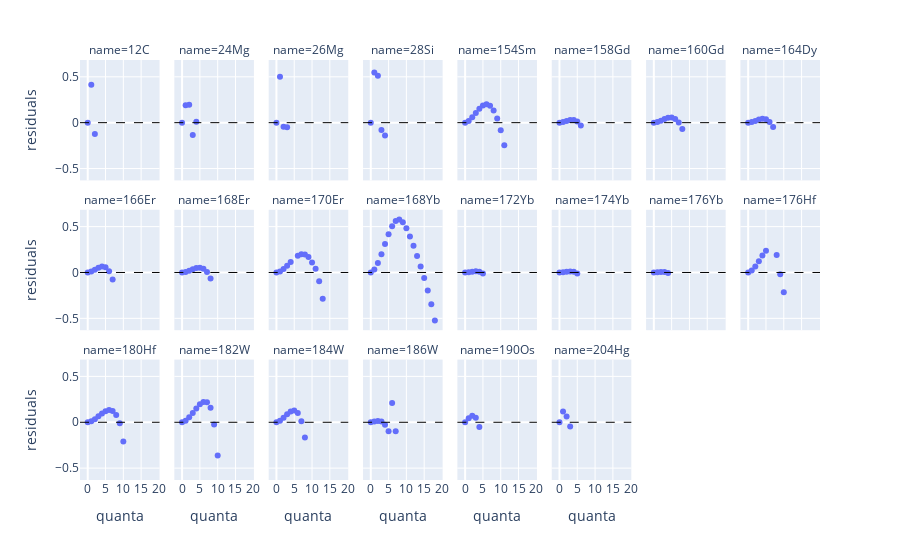

Notebook code cell kept with this figure:
### Code cell
residuals_df = best_osc_merged.copy()
residuals_df = residuals_df.reset_index()
residuals_df["name"] = residuals_df["a"].astype(str) + residuals_df["symbol"]
residuals_df["residuals"] = residuals_df["energy"] - residuals_df["energy_pred"]

best_residuals = get_best_r2(residuals_df, 0.99)

fig = px.scatter(best_residuals, x="quanta", y="residuals", facet_col="name", facet_col_wrap=8)
fig.add_hline(y=0, line_width=1, line_dash="dash", line_color="black")
fig.show()

### Figure 1 — Plotly figure (JSON) as saved in the notebook; plotly's stock layout.template omitted (floating-point values rounded to 4 significant figures)
{"data": [{"hovertemplate": "name=12C<br>quanta=%{x}<br>residuals=%{y}<extra></extra>", "legendgroup": "", "marker": {"color": "#636efa", "symbol": "circle"}, "mode": "markers", "name": "", "orientation": "v", "showlegend": false, "type": "scatter", "x": [0, 1, 2], "xaxis": "x17", "y": [0, 0.4127, -0.1238], "yaxis": "y17"}, {"hovertemplate": "name=24Mg<br>quanta=%{x}<br>residuals=%{y}<extra></extra>", "legendgroup": "", "marker": {"color": "#636efa", "symbol": "circle"}, "mode": "markers", "name": "", "orientation": "v", "showlegend": false, "type": "scatter", "x": [0, 1, 2, 3, 4], "xaxis": "x18", "y": [0, 0.1903, 0.1948, -0.1356, 0.009143], "yaxis": "y18"}, {"hovertemplate": "name=26Mg<br>quanta=%{x}<br>residuals=%{y}<extra></extra>", "legendgroup": "", "marker": {"color": "#636efa", "symbol": "circle"}, "mode": "markers", "name": "", "orientation": "v", "showlegend": false, "type": "scatter", "x": [0, 1, 2, 3], "xaxis": "x19", "y": [0, 0.4999, -0.04384, -0.05054], "yaxis": "y19"}, {"hovertemplate": "name=28Si<br>quanta=%{x}<br>residuals=%{y}<extra></extra>", "legendgroup": "", "marker": {"color": "#636efa", "symbol": "circle"}, "mode": "markers", "name": "", "orientation": "v", "showlegend": false, "type": "scatter", "x": [0, 1, 2, 3, 4], "xaxis": "x20", "y": [0, 0.547, 0.5113, -0.0803, -0.1408], "yaxis": "y20"}, {"hovertemplate": "name=154Sm<br>quanta=%{x}<br>residuals=%{y}<extra></extra>", "legendgroup": "", "marker": {"color": "#636efa", "symbol": "circle"}, "mode": "markers", "name": "", "orientation": "v", "showlegend": false, "type": "scatter", "x": [0, 1, 2, 3, 4, 5, 6, 7, 8, 9, 10, 11], "xaxis": "x21", "y": [0, 0.01945, 0.05837, 0.1064, 0.1523, 0.1865, 0.2, 0.1843, 0.1333, 0.04483, -0.08172, -0.2459], "yaxis": "y21"}, {"hovertemplate": "name=158Gd<br>quanta=%{x}<br>residuals=%{y}<extra></extra>", "legendgroup": "", "marker": {"color": "#636efa", "symbol": "circle"}, "mode": "markers", "name": "", "orientation": "v", "showlegend": false, "type": "scatter", "x": [0, 1, 2, 3, 4, 5, 6], "xaxis": "x22", "y": [0, 0.006558, 0.01827, 0.02833, 0.02864, 0.01196, -0.03187], "yaxis": "y22"}, {"hovertemplate": "name=160Gd<br>quanta=%{x}<br>residuals=%{y}<extra></extra>", "legendgroup": "", "marker": {"color": "#636efa", "symbol": "circle"}, "mode": "markers", "name": "", "orientation": "v", "showlegend": false, "type": "scatter", "x": [0, 1, 2, 3, 4, 5, 6, 7, 8], "xaxis": "x23", "y": [0, 0.007359, 0.02215, 0.03948, 0.05375, 0.05639, 0.04139, 0.001252, -0.06962], "yaxis": "y23"}, {"hovertemplate": "name=164Dy<br>quanta=%{x}<br>residuals=%{y}<extra></extra>", "legendgroup": "", "marker": {"color": "#636efa", "symbol": "circle"}, "mode": "markers", "name": "", "orientation": "v", "showlegend": false, "type": "scatter", "x": [0, 1, 2, 3, 4, 5, 6, 7], "xaxis": "x24", "y": [0, 0.006568, 0.01948, 0.03355, 0.04176, 0.03615, 0.008445, -0.04828], "yaxis": "y24"}, {"hovertemplate": "name=166Er<br>quanta=%{x}<br>residuals=%{y}<extra></extra>", "legendgroup": "", "marker": {"color": "#636efa", "symbol": "circle"}, "mode": "markers", "name": "", "orientation": "v", "showlegend": false, "type": "scatter", "x": [0, 1, 2, 3, 4, 5, 6, 7], "xaxis": "x9", "y": [0, 0.01011, 0.0301, 0.05219, 0.06561, 0.05765, 0.01441, -0.07699], "yaxis": "y9"}, {"hovertemplate": "name=168Er<br>quanta=%{x}<br>residuals=%{y}<extra></extra>", "legendgroup": "", "marker": {"color": "#636efa", "symbol": "circle"}, "mode": "markers", "name": "", "orientation": "v", "showlegend": false, "type": "scatter", "x": [0, 1, 2, 3, 4, 5, 6, 7, 8], "xaxis": "x10", "y": [0, 0.006436, 0.01953, 0.03517, 0.04789, 0.05175, 0.03974, 0.004025, -0.06651], "yaxis": "y10"}, {"hovertemplate": "name=170Er<br>quanta=%{x}<br>residuals=%{y}<extra></extra>", "legendgroup": "", "marker": {"color": "#636efa", "symbol": "circle"}, "mode": "markers", "name": "", "orientation": "v", "showlegend": false, "type": "scatter", "x": [0, 1, 2, 3, 4, 6, 7, 8, 9, 10, 11, 12, 13], "xaxis": "x11", "y": [0, 0.01177, 0.03739, 0.07291, 0.1131, 0.1812, 0.1983, 0.1963, 0.1694, 0.1094, 0.03925, -0.09587, -0.2871], "yaxis": "y11"}, {"hovertemplate": "name=168Yb<br>quanta=%{x}<br>residuals=%{y}<extra></extra>", "legendgroup": "", "marker": {"color": "#636efa", "symbol": "circle"}, "mode": "markers", "name": "", "orientation": "v", "showlegend": false, "type": "scatter", "x": [0, 1, 2, 3, 4, 5, 6, 7, 8, 9, 10, 11, 12, 13, 14, 15, 16, 17, 18], "xaxis": "x12", "y": [0, 0.03266, 0.103, 0.1998, 0.3092, 0.4158, 0.5042, 0.561, 0.5766, 0.5479, 0.482, 0.3926, 0.2903, 0.1806, 0.06402, -0.06074, -0.1964, -0.3473, -0.5227], "yaxis": "y12"}, {"hovertemplate": "name=172Yb<br>quanta=%{x}<br>residuals=%{y}<extra></extra>", "legendgroup": "", "marker": {"color": "#636efa", "symbol": "circle"}, "mode": "markers", "name": "", "orientation": "v", "showlegend": false, "type": "scatter", "x": [0, 1, 2, 3, 4, 5], "xaxis": "x13", "y": [0, 0.003377, 0.009049, 0.01242, 0.007733, -0.01163], "yaxis": "y13"}, {"hovertemplate": "name=174Yb<br>quanta=%{x}<br>residuals=%{y}<extra></extra>", "legendgroup": "", "marker": {"color": "#636efa", "symbol": "circle"}, "mode": "markers", "name": "", "orientation": "v", "showlegend": false, "type": "scatter", "x": [0, 1, 2, 3, 4, 5], "xaxis": "x14", "y": [0, 0.00298, 0.008147, 0.0116, 0.008039, -0.01133], "yaxis": "y14"}, {"hovertemplate": "name=176Yb<br>quanta=%{x}<br>residuals=%{y}<extra></extra>", "legendgroup": "", "marker": {"color": "#636efa", "symbol": "circle"}, "mode": "markers", "name": "", "orientation": "v", "showlegend": false, "type": "scatter", "x": [0, 1, 2, 3, 4], "xaxis": "x15", "y": [0, 0.002244, 0.005546, 0.005261, -0.004796], "yaxis": "y15"}, {"hovertemplate": "name=176Hf<br>quanta=%{x}<br>residuals=%{y}<extra></extra>", "legendgroup": "", "marker": {"color": "#636efa", "symbol": "circle"}, "mode": "markers", "name": "", "orientation": "v", "showlegend": false, "type": "scatter", "x": [0, 1, 2, 3, 4, 5, 8, 9, 10], "xaxis": "x16", "y": [0, 0.02051, 0.06404, 0.1219, 0.1836, 0.2373, 0.1907, -0.01958, -0.2167], "yaxis": "y16"}, {"hovertemplate": "name=180Hf<br>quanta=%{x}<br>residuals=%{y}<extra></extra>", "legendgroup": "", "marker": {"color": "#636efa", "symbol": "circle"}, "mode": "markers", "name": "", "orientation": "v", "showlegend": false, "type": "scatter", "x": [0, 1, 2, 3, 4, 5, 6, 7, 8, 9, 10], "xaxis": "x", "y": [0, 0.01098, 0.03409, 0.06443, 0.09586, 0.1213, 0.1333, 0.1233, 0.0805, -0.0117, -0.2102], "yaxis": "y"}, {"hovertemplate": "name=182W<br>quanta=%{x}<br>residuals=%{y}<extra></extra>", "legendgroup": "", "marker": {"color": "#636efa", "symbol": "circle"}, "mode": "markers", "name": "", "orientation": "v", "showlegend": false, "type": "scatter", "x": [0, 1, 2, 3, 4, 5, 6, 7, 8, 9, 10], "xaxis": "x2", "y": [0, 0.01737, 0.05363, 0.1012, 0.1514, 0.1951, 0.2213, 0.217, 0.1592, -0.02529, -0.3632], "yaxis": "y2"}, {"hovertemplate": "name=184W<br>quanta=%{x}<br>residuals=%{y}<extra></extra>", "legendgroup": "", "marker": {"color": "#636efa", "symbol": "circle"}, "mode": "markers", "name": "", "orientation": "v", "showlegend": false, "type": "scatter", "x": [0, 1, 2, 3, 4, 5, 6, 7, 8], "xaxis": "x3", "y": [0, 0.01671, 0.04906, 0.08679, 0.1182, 0.1282, 0.0999, 0.01226, -0.1673], "yaxis": "y3"}, {"hovertemplate": "name=186W<br>quanta=%{x}<br>residuals=%{y}<extra></extra>", "legendgroup": "", "marker": {"color": "#636efa", "symbol": "circle"}, "mode": "markers", "name": "", "orientation": "v", "showlegend": false, "type": "scatter", "x": [0, 1, 2, 3, 4, 5, 6, 7], "xaxis": "x4", "y": [0, 0.008041, 0.01458, 0.007121, -0.0261, -0.09894, 0.2088, -0.0974], "yaxis": "y4"}, {"hovertemplate": "name=190Os<br>quanta=%{x}<br>residuals=%{y}<extra></extra>", "legendgroup": "", "marker": {"color": "#636efa", "symbol": "circle"}, "mode": "markers", "name": "", "orientation": "v", "showlegend": false, "type": "scatter", "x": [0, 1, 2, 3, 4], "xaxis": "x5", "y": [0, 0.04354, 0.0706, 0.04819, -0.05135], "yaxis": "y5"}, {"hovertemplate": "name=204Hg<br>quanta=%{x}<br>residuals=%{y}<extra></extra>", "legendgroup": "", "marker": {"color": "#636efa", "symbol": "circle"}, "mode": "markers", "name": "", "orientation": "v", "showlegend": false, "type": "scatter", "x": [0, 1, 2, 3], "xaxis": "x6", "y": [0, 0.1169, 0.06272, -0.04657], "yaxis": "y6"}], "layout": {"annotations": [{"showarrow": false, "text": "name=180Hf", "x": 0.05375, "xanchor": "center", "xref": "paper", "y": 0.2867, "yanchor": "bottom", "yref": "paper"}, {"showarrow": false, "text": "name=182W", "x": 0.1812, "xanchor": "center", "xref": "paper", "y": 0.2867, "yanchor": "bottom", "yref": "paper"}, {"showarrow": false, "text": "name=184W", "x": 0.3087, "xanchor": "center", "xref": "paper", "y": 0.2867, "yanchor": "bottom", "yref": "paper"}, {"showarrow": false, "text": "name=186W", "x": 0.4363, "xanchor": "center", "xref": "paper", "y": 0.2867, "yanchor": "bottom", "yref": "paper"}, {"showarrow": false, "text": "name=190Os", "x": 0.5637, "xanchor": "center", "xref": "paper", "y": 0.2867, "yanchor": "bottom", "yref": "paper"}, {"showarrow": false, "text": "name=204Hg", "x": 0.6912, "xanchor": "center", "xref": "paper", "y": 0.2867, "yanchor": "bottom", "yref": "paper"}, {"showarrow": false, "text": "name=166Er", "x": 0.05375, "xanchor": "center", "xref": "paper", "y": 0.6433, "yanchor": "bottom", "yref": "paper"}, {"showarrow": false, "text": "name=168Er", "x": 0.1812, "xanchor": "center", "xref": "paper", "y": 0.6433, "yanchor": "bottom", "yref": "paper"}, {"showarrow": false, "text": "name=170Er", "x": 0.3087, "xanchor": "center", "xref": "paper", "y": 0.6433, "yanchor": "bottom", "yref": "paper"}, {"showarrow": false, "text": "name=168Yb", "x": 0.4363, "xanchor": "center", "xref": "paper", "y": 0.6433, "yanchor": "bottom", "yref": "paper"}, {"showarrow": false, "text": "name=172Yb", "x": 0.5637, "xanchor": "center", "xref": "paper", "y": 0.6433, "yanchor": "bottom", "yref": "paper"}, {"showarrow": false, "text": "name=174Yb", "x": 0.6912, "xanchor": "center", "xref": "paper", "y": 0.6433, "yanchor": "bottom", "yref": "paper"}, {"showarrow": false, "text": "name=176Yb", "x": 0.8188, "xanchor": "center", "xref": "paper", "y": 0.6433, "yanchor": "bottom", "yref": "paper"}, {"showarrow": false, "text": "name=176Hf", "x": 0.9463, "xanchor": "center", "xref": "paper", "y": 0.6433, "yanchor": "bottom", "yref": "paper"}, {"showarrow": false, "text": "name=12C", "x": 0.05375, "xanchor": "center", "xref": "paper", "y": 1.0, "yanchor": "bottom", "yref": "paper"}, {"showarrow": false, "text": "name=24Mg", "x": 0.1812, "xanchor": "center", "xref": "paper", "y": 1.0, "yanchor": "bottom", "yref": "paper"}, {"showarrow": false, "text": "name=26Mg", "x": 0.3087, "xanchor": "center", "xref": "paper", "y": 1.0, "yanchor": "bottom", "yref": "paper"}, {"showarrow": false, "text": "name=28Si", "x": 0.4363, "xanchor": "center", "xref": "paper", "y": 1.0, "yanchor": "bottom", "yref": "paper"}, {"showarrow": false, "text": "name=154Sm", "x": 0.5637, "xanchor": "center", "xref": "paper", "y": 1.0, "yanchor": "bottom", "yref": "paper"}, {"showarrow": false, "text": "name=158Gd", "x": 0.6912, "xanchor": "center", "xref": "paper", "y": 1.0, "yanchor": "bottom", "yref": "paper"}, {"showarrow": false, "text": "name=160Gd", "x": 0.8188, "xanchor": "center", "xref": "paper", "y": 1.0, "yanchor": "bottom", "yref": "paper"}, {"showarrow": false, "text": "name=164Dy", "x": 0.9463, "xanchor": "center", "xref": "paper", "y": 1.0, "yanchor": "bottom", "yref": "paper"}], "legend": {"tracegroupgap": 0}, "margin": {"t": 60}, "shapes": [{"line": {"color": "black", "dash": "dash", "width": 1}, "type": "line", "x0": 0, "x1": 1, "xref": "x domain", "y0": 0, "y1": 0, "yref": "y"}, {"line": {"color": "black", "dash": "dash", "width": 1}, "type": "line", "x0": 0, "x1": 1, "xref": "x2 domain", "y0": 0, "y1": 0, "yref": "y2"}, {"line": {"color": "black", "dash": "dash", "width": 1}, "type": "line", "x0": 0, "x1": 1, "xref": "x3 domain", "y0": 0, "y1": 0, "yref": "y3"}, {"line": {"color": "black", "dash": "dash", "width": 1}, "type": "line", "x0": 0, "x1": 1, "xref": "x4 domain", "y0": 0, "y1": 0, "yref": "y4"}, {"line": {"color": "black", "dash": "dash", "width": 1}, "type": "line", "x0": 0, "x1": 1, "xref": "x5 domain", "y0": 0, "y1": 0, "yref": "y5"}, {"line": {"color": "black", "dash": "dash", "width": 1}, "type": "line", "x0": 0, "x1": 1, "xref": "x6 domain", "y0": 0, "y1": 0, "yref": "y6"}, {"line": {"color": "black", "dash": "dash", "width": 1}, "type": "line", "x0": 0, "x1": 1, "xref": "x9 domain", "y0": 0, "y1": 0, "yref": "y9"}, {"line": {"color": "black", "dash": "dash", "width": 1}, "type": "line", "x0": 0, "x1": 1, "xref": "x10 domain", "y0": 0, "y1": 0, "yref": "y10"}, {"line": {"color": "black", "dash": "dash", "width": 1}, "type": "line", "x0": 0, "x1": 1, "xref": "x11 domain", "y0": 0, "y1": 0, "yref": "y11"}, {"line": {"color": "black", "dash": "dash", "width": 1}, "type": "line", "x0": 0, "x1": 1, "xref": "x12 domain", "y0": 0, "y1": 0, "yref": "y12"}, {"line": {"color": "black", "dash": "dash", "width": 1}, "type": "line", "x0": 0, "x1": 1, "xref": "x13 domain", "y0": 0, "y1": 0, "yref": "y13"}, {"line": {"color": "black", "dash": "dash", "width": 1}, "type": "line", "x0": 0, "x1": 1, "xref": "x14 domain", "y0": 0, "y1": 0, "yref": "y14"}, {"line": {"color": "black", "dash": "dash", "width": 1}, "type": "line", "x0": 0, "x1": 1, "xref": "x15 domain", "y0": 0, "y1": 0, "yref": "y15"}, {"line": {"color": "black", "dash": "dash", "width": 1}, "type": "line", "x0": 0, "x1": 1, "xref": "x16 domain", "y0": 0, "y1": 0, "yref": "y16"}, {"line": {"color": "black", "dash": "dash", "width": 1}, "type": "line", "x0": 0, "x1": 1, "xref": "x17 domain", "y0": 0, "y1": 0, "yref": "y17"}, {"line": {"color": "black", "dash": "dash", "width": 1}, "type": "line", "x0": 0, "x1": 1, "xref": "x18 domain", "y0": 0, "y1": 0, "yref": "y18"}, {"line": {"color": "black", "dash": "dash", "width": 1}, "type": "line", "x0": 0, "x1": 1, "xref": "x19 domain", "y0": 0, "y1": 0, "yref": "y19"}, {"line": {"color": "black", "dash": "dash", "width": 1}, "type": "line", "x0": 0, "x1": 1, "xref": "x20 domain", "y0": 0, "y1": 0, "yref": "y20"}, {"line": {"color": "black", "dash": "dash", "width": 1}, "type": "line", "x0": 0, "x1": 1, "xref": "x21 domain", "y0": 0, "y1": 0, "yref": "y21"}, {"line": {"color": "black", "dash": "dash", "width": 1}, "type": "line", "x0": 0, "x1": 1, "xref": "x22 domain", "y0": 0, "y1": 0, "yref": "y22"}, {"line": {"color": "black", "dash": "dash", "width": 1}, "type": "line", "x0": 0, "x1": 1, "xref": "x23 domain", "y0": 0, "y1": 0, "yref": "y23"}, {"line": {"color": "black", "dash": "dash", "width": 1}, "type": "line", "x0": 0, "x1": 1, "xref": "x24 domain", "y0": 0, "y1": 0, "yref": "y24"}], "xaxis": {"anchor": "y", "domain": [0, 0.1075], "title": {"text": "quanta"}}, "xaxis10": {"anchor": "y10", "domain": [0.1275, 0.235], "matches": "x", "showticklabels": false}, "xaxis11": {"anchor": "y11", "domain": [0.255, 0.3625], "matches": "x", "showticklabels": false}, "xaxis12": {"anchor": "y12", "domain": [0.3825, 0.49], "matches": "x", "showticklabels": false}, "xaxis13": {"anchor": "y13", "domain": [0.51, 0.6175], "matches": "x", "showticklabels": false}, "xaxis14": {"anchor": "y14", "domain": [0.6375, 0.745], "matches": "x", "showticklabels": false}, "xaxis15": {"anchor": "y15", "domain": [0.765, 0.8725], "matches": "x", "showticklabels": false}, "xaxis16": {"anchor": "y16", "domain": [0.8925, 1], "matches": "x", "showticklabels": false}, "xaxis17": {"anchor": "y17", "domain": [0, 0.1075], "matches": "x", "showticklabels": false}, "xaxis18": {"anchor": "y18", "domain": [0.1275, 0.235], "matches": "x", "showticklabels": false}, "xaxis19": {"anchor": "y19", "domain": [0.255, 0.3625], "matches": "x", "showticklabels": false}, "xaxis2": {"anchor": "y2", "domain": [0.1275, 0.235], "matches": "x", "title": {"text": "quanta"}}, "xaxis20": {"anchor": "y20", "domain": [0.3825, 0.49], "matches": "x", "showticklabels": false}, "xaxis21": {"anchor": "y21", "domain": [0.51, 0.6175], "matches": "x", "showticklabels": false}, "xaxis22": {"anchor": "y22", "domain": [0.6375, 0.745], "matches": "x", "showticklabels": false}, "xaxis23": {"anchor": "y23", "domain": [0.765, 0.8725], "matches": "x", "showticklabels": false}, "xaxis24": {"anchor": "y24", "domain": [0.8925, 1], "matches": "x", "showticklabels": false}, "xaxis3": {"anchor": "y3", "domain": [0.255, 0.3625], "matches": "x", "title": {"text": "quanta"}}, "xaxis4": {"anchor": "y4", "domain": [0.3825, 0.49], "matches": "x", "title": {"text": "quanta"}}, "xaxis5": {"anchor": "y5", "domain": [0.51, 0.6175], "matches": "x", "title": {"text": "quanta"}}, "xaxis6": {"anchor": "y6", "domain": [0.6375, 0.745], "matches": "x", "title": {"text": "quanta"}}, "xaxis7": {"anchor": "y7", "domain": [0.765, 0.8725], "matches": "x", "title": {"text": "quanta"}}, "xaxis8": {"anchor": "y8", "domain": [0.8925, 1], "matches": "x", "title": {"text": "quanta"}}, "xaxis9": {"anchor": "y9", "domain": [0, 0.1075], "matches": "x", "showticklabels": false}, "yaxis": {"anchor": "x", "domain": [0, 0.2867], "title": {"text": "residuals"}}, "yaxis10": {"anchor": "x10", "domain": [0.3567, 0.6433], "matches": "y", "showticklabels": false}, "yaxis11": {"anchor": "x11", "domain": [0.3567, 0.6433], "matches": "y", "showticklabels": false}, "yaxis12": {"anchor": "x12", "domain": [0.3567, 0.6433], "matches": "y", "showticklabels": false}, "yaxis13": {"anchor": "x13", "domain": [0.3567, 0.6433], "matches": "y", "showticklabels": false}, "yaxis14": {"anchor": "x14", "domain": [0.3567, 0.6433], "matches": "y", "showticklabels": false}, "yaxis15": {"anchor": "x15", "domain": [0.3567, 0.6433], "matches": "y", "showticklabels": false}, "yaxis16": {"anchor": "x16", "domain": [0.3567, 0.6433], "matches": "y", "showticklabels": false}, "yaxis17": {"anchor": "x17", "domain": [0.7133, 1.0], "matches": "y", "title": {"text": "residuals"}}, "yaxis18": {"anchor": "x18", "domain": [0.7133, 1.0], "matches": "y", "showticklabels": false}, "yaxis19": {"anchor": "x19", "domain": [0.7133, 1.0], "matches": "y", "showticklabels": false}, "yaxis2": {"anchor": "x2", "domain": [0, 0.2867], "matches": "y", "showticklabels": false}, "yaxis20": {"anchor": "x20", "domain": [0.7133, 1.0], "matches": "y", "showticklabels": false}, "yaxis21": {"anchor": "x21", "domain": [0.7133, 1.0], "matches": "y", "showticklabels": false}, "yaxis22": {"anchor": "x22", "domain": [0.7133, 1.0], "matches": "y", "showticklabels": false}, "yaxis23": {"anchor": "x23", "domain": [0.7133, 1.0], "matches": "y", "showticklabels": false}, "yaxis24": {"anchor": "x24", "domain": [0.7133, 1.0], "matches": "y", "showticklabels": false}, "yaxis3": {"anchor": "x3", "domain": [0, 0.2867], "matches": "y", "showticklabels": false}, "yaxis4": {"anchor": "x4", "domain": [0, 0.2867], "matches": "y", "showticklabels": false}, "yaxis5": {"anchor": "x5", "domain": [0, 0.2867], "matches": "y", "showticklabels": false}, "yaxis6": {"anchor": "x6", "domain": [0, 0.2867], "matches": "y", "showticklabels": false}, "yaxis7": {"anchor": "x7", "domain": [0, 0.2867], "matches": "y", "showticklabels": false}, "yaxis8": {"anchor": "x8", "domain": [0, 0.2867], "matches": "y", "showticklabels": false}, "yaxis9": {"anchor": "x9", "domain": [0.3567, 0.6433], "matches": "y", "title": {"text": "residuals"}}}}
